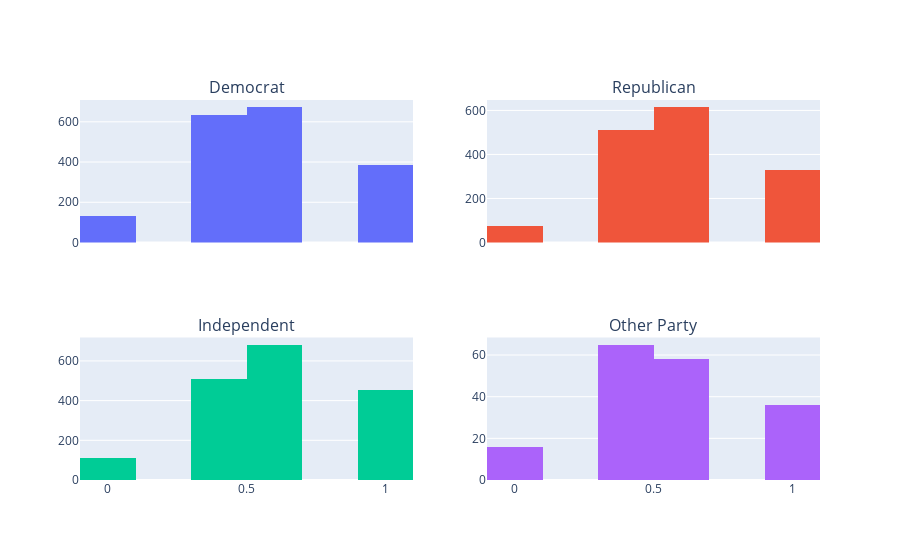

The code cell stored with this chart in its notebook:
### Markdown cell above
At first glance, it appears that the Democrats, Republicans, and Other parties all have equivalent scores, while the independents may have a higher mean since they have more high averages. It's hard to observe the trends with the low resolution of the averages, so let's use a different plot.

### Code cell
import plotly.graph_objects as go
from plotly.subplots import make_subplots

fig = make_subplots(rows=2, cols=2, subplot_titles=("Democrat", "Republican", "Independent", "Other Party"), shared_xaxes=True)

democrat = go.Histogram(x = trivia_data[trivia_data["pre_rptyid"].str.contains("Democrat")].avg_score)
republican = go.Histogram(x = trivia_data[trivia_data["pre_rptyid"].str.contains("Republican") ].avg_score)
independent = go.Histogram(x = trivia_data[trivia_data["pre_rptyid"].str.contains("Independent") ].avg_score)
other = go.Histogram(x = trivia_data[trivia_data["pre_rptyid"].str.contains("Other") ].avg_score)

fig.append_trace(democrat, 1, 1)
fig.append_trace(republican, 1, 2)
fig.append_trace(independent, 2, 1)
fig.append_trace(other, 2, 2)

fig.update_layout(showlegend=False)
fig.show()

"""fig1 = px.histogram(trivia_data[trivia_data["pre_rptyid"].str.contains("Democrat") ], x="avg_score")
fig1.show()
fig2 = px.histogram(trivia_data[trivia_data["pre_rptyid"].str.contains("Republican") ], x="avg_score")
fig2.show()"""

### Figure 1 — Plotly figure (JSON) as saved in the notebook; plotly's stock layout.template omitted (floating-point values rounded to 4 significant figures; data arrays with more than 128 entries replaced by an {"elided": "..."} marker saying what was removed)
{"data": [{"type": "histogram", "x": {"elided": "1827 float values"}, "xaxis": "x", "yaxis": "y"}, {"type": "histogram", "x": {"elided": "1529 float values"}, "xaxis": "x2", "yaxis": "y2"}, {"type": "histogram", "x": {"elided": "1757 float values"}, "xaxis": "x3", "yaxis": "y3"}, {"type": "histogram", "x": {"elided": "175 float values"}, "xaxis": "x4", "yaxis": "y4"}], "layout": {"annotations": [{"font": {"size": 16}, "showarrow": false, "text": "Democrat", "x": 0.225, "xanchor": "center", "xref": "paper", "y": 1, "yanchor": "bottom", "yref": "paper"}, {"font": {"size": 16}, "showarrow": false, "text": "Republican", "x": 0.775, "xanchor": "center", "xref": "paper", "y": 1, "yanchor": "bottom", "yref": "paper"}, {"font": {"size": 16}, "showarrow": false, "text": "Independent", "x": 0.225, "xanchor": "center", "xref": "paper", "y": 0.375, "yanchor": "bottom", "yref": "paper"}, {"font": {"size": 16}, "showarrow": false, "text": "Other Party", "x": 0.775, "xanchor": "center", "xref": "paper", "y": 0.375, "yanchor": "bottom", "yref": "paper"}], "showlegend": false, "xaxis": {"anchor": "y", "domain": [0, 0.45], "matches": "x3", "showticklabels": false}, "xaxis2": {"anchor": "y2", "domain": [0.55, 1], "matches": "x4", "showticklabels": false}, "xaxis3": {"anchor": "y3", "domain": [0, 0.45]}, "xaxis4": {"anchor": "y4", "domain": [0.55, 1]}, "yaxis": {"anchor": "x", "domain": [0.625, 1]}, "yaxis2": {"anchor": "x2", "domain": [0.625, 1]}, "yaxis3": {"anchor": "x3", "domain": [0, 0.375]}, "yaxis4": {"anchor": "x4", "domain": [0, 0.375]}}}
